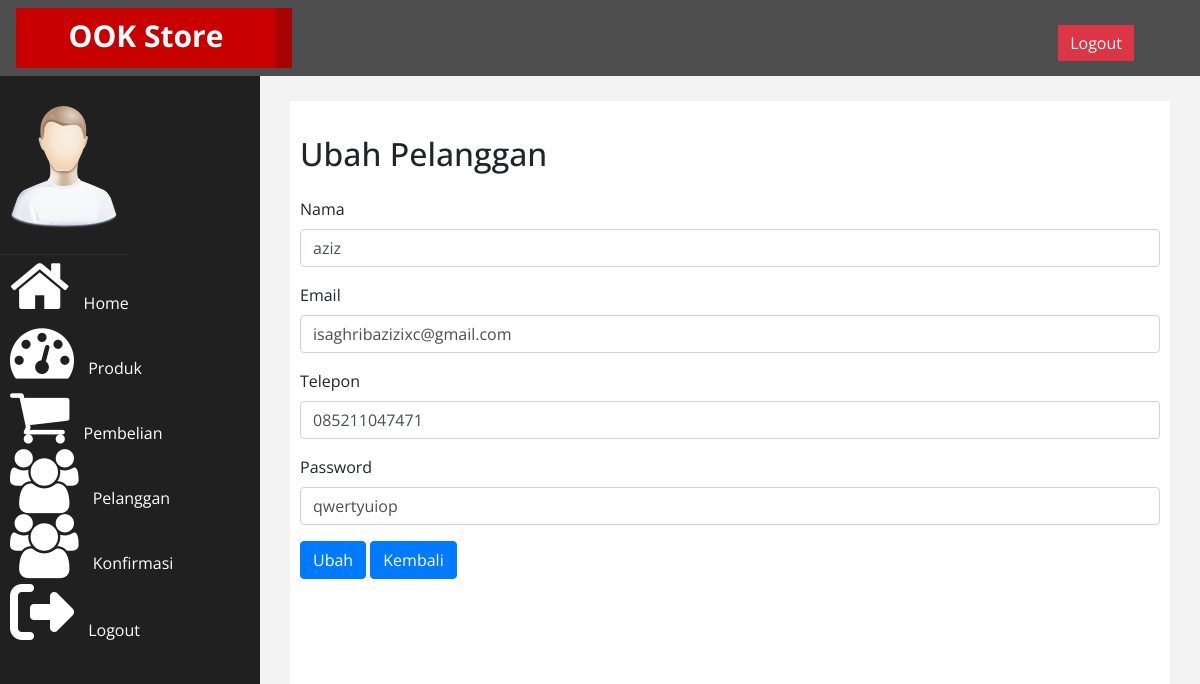
/admin/index.php?halaman=ubahpelanggan&id=11 (signed in), run on the app's committed database.
### tables this page shows
CREATE TABLE `pelanggan` (
  `id_pelanggan` int(11) NOT NULL,
  `email_pelanggan` varchar(50) NOT NULL,
  `password_pelanggan` varchar(50) NOT NULL,
  `nama_pelanggan` varchar(50) NOT NULL,
  `telepon_pelanggan` varchar(25) NOT NULL
);

### admin/ubahpelanggan.php (the view, shortened to what this page needs)
<?php
$ambil=$koneksi->query("SELECT * FROM pelanggan WHERE id_pelanggan='$_GET[id]'");
$pecah= $ambil->fetch_assoc();
?>
<h2 class="my-4 text-body">Ubah Pelanggan</h2>
<form method="post" enctype="multipart/form-data">
	<div class="form-group">
		<label>Nama</label>
		<input type="text" name="nama" class="form-control" value="<?php echo $pecah['nama_pelanggan'];?>">
	</div>
	<div class="form-group">
		<label>Email</label>
		<input type="text" name="email" class="form-control" value="<?php echo $pecah['email_pelanggan'];?>">
	</div>
	<div class="form-group">
		<label>Telepon</label>
		<input type="number" name="telepon" class="form-control" value="<?php echo $pecah['telepon_pelanggan'];?>">
	</div>
	<div class="form-group">
		<label>Password</label>
		<input type="text" name="password" class="form-control" value="<?php echo $pecah['password_pelanggan'];?>">
	</div>
	<button class="btn btn-primary" name="ubah">Ubah</button>
	<a href="index.php?halaman=pelanggan"class="btn btn-primary" >Kembali</a>
</form>

### admin/assets/css/custom.css (style rules this page uses)
body { font-family: 'Open Sans', sans-serif; }
h2 { color: #f00; }

### data on the page
pelanggan: nama "aziz", email "isaghribazizixc@gmail.com", telepon "085211047471", password "qwertyuiop"
